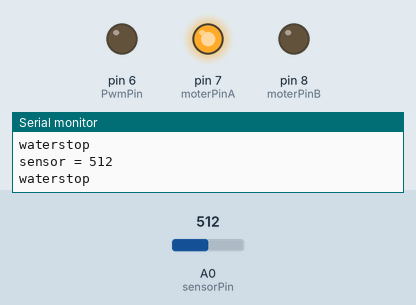
Simulated run of this sketch. Board: Arduino Uno, built with avr-gcc and run on an emulated ATmega328P. Shown: output pins drawn as LEDs (lit = HIGH), the last lines printed to the serial monitor. The inputs (shaded band) are chosen by the test bench; at power-on: A0 (sensorPin) = 512.

Above: at 1.8 s.
1.9 s: A0 (sensorPin) set to 5
4.2 s: A0 (sensorPin) set to 2
At 6.7 s:
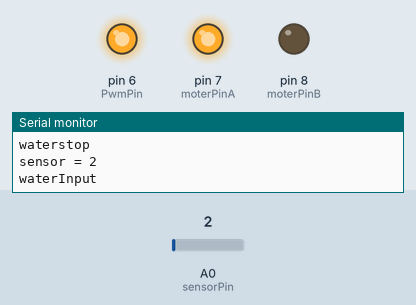
Timing chart, 0 to 8.2 s (numbered marks = the images above; inputs shaded):
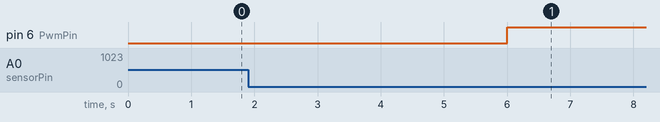

Measured:
- the behaviour switches between 4 and 3 on A0 (sensorPin) (found by bisection; images 0 and 1)
- after the input at 4.2 s, pin 6 (PwmPin): LOW → HIGH after 1.8 s

The sketch:

flower.ino
```cpp
int sensorPin = A0;    // select the input pin for the potentiometer
int sensorValue = 0;  // variable to store the value coming from the sensor

int moterPinA = 7;
int moterPinB = 8;
int PwmPin = 6;

unsigned long inputTime;

void setup() {
  // declare the ledPin as an OUTPUT:
   Serial.begin(9600);
   pinMode(moterPinA, OUTPUT);
   pinMode(moterPinB, OUTPUT);
   waterstop();
}

void loop() {
  // read the value from the sensor:
  //sensorValue = map(analogRead(sensorPin),0,1023,0,7);
  sensorValue = analogRead(sensorPin);

  delay(1000);
  Serial.print("sensor = " );
  Serial.println(sensorValue);
  if (sensorValue < 4 ){
        waterInput();
        delay(60000);
        waterstop();

   }
  waterstop();
}

void waterInput(){
   Serial.println("waterInput");
   digitalWrite(moterPinA, HIGH);
   digitalWrite(moterPinB, LOW);
   analogWrite(PwmPin, 255);
}

void waterstop(){
   Serial.println("waterstop");
   digitalWrite(moterPinA, HIGH);
   digitalWrite(moterPinB, LOW);
   analogWrite(PwmPin, 0);
}
```
